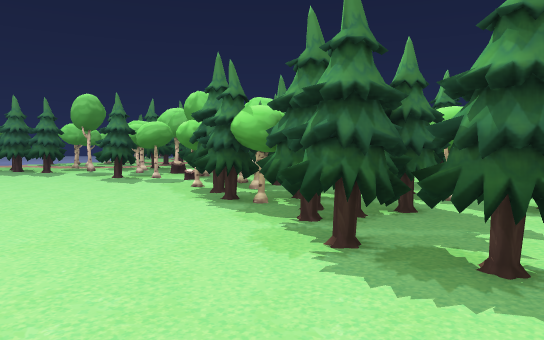
View 1 (above)

24 first-person views from a walk through a Unity game level. The camera is 1.3 m above the floor, tilts 4° down and sees 70° across. The floor is counted in squares, 1 m on a side. Each view is taken from the middle of a square. On the plan, view 1 faces up. The plan holds only what a view shows up to about 16 squares ahead; the rest is blank. The place goes on beyond the plan. The player character is not drawn.

View 2
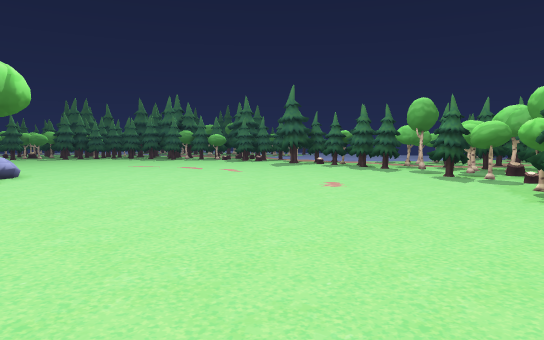

View 3
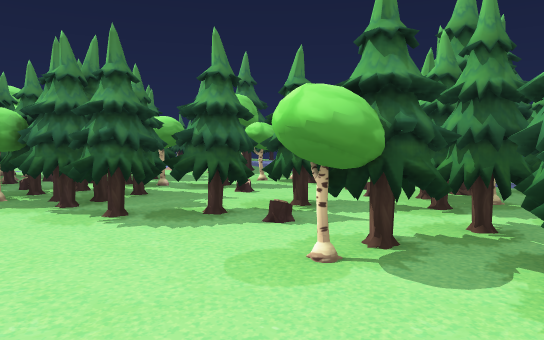

View 4
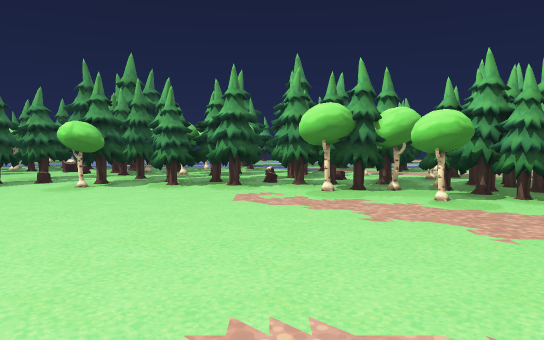

View 5
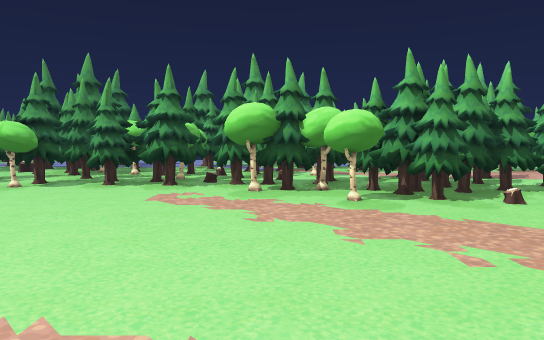

View 6
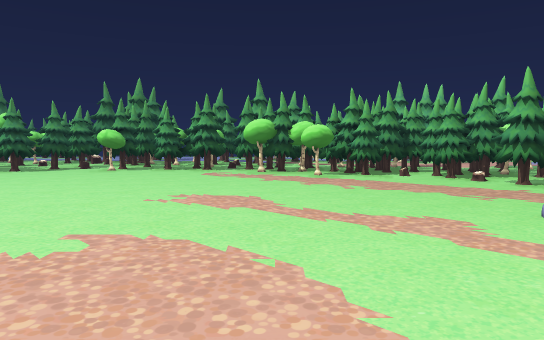

View 7
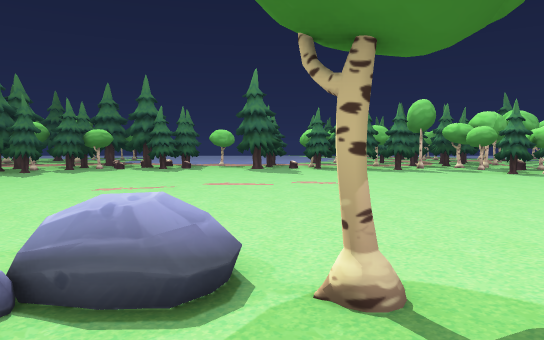

View 8
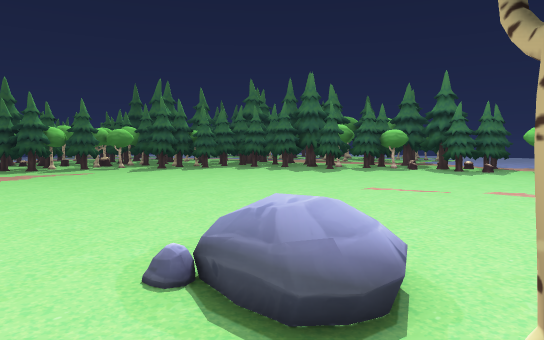

View 9
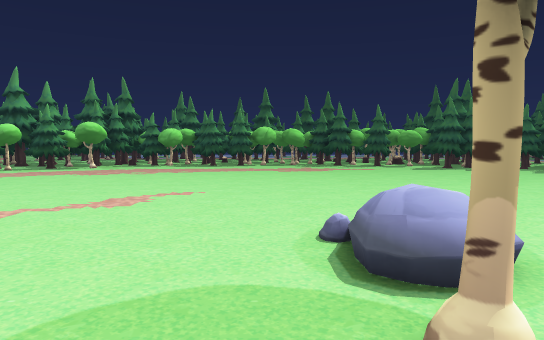

View 10
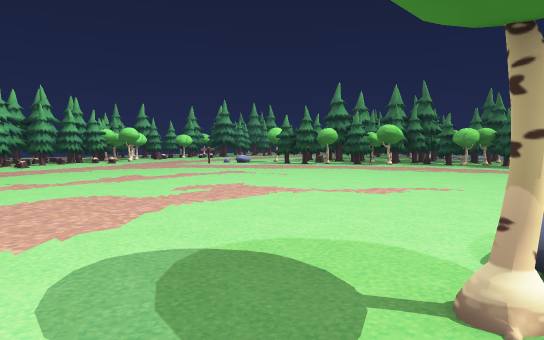

View 11
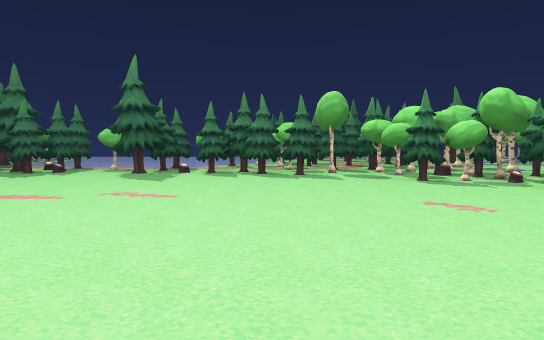

View 12
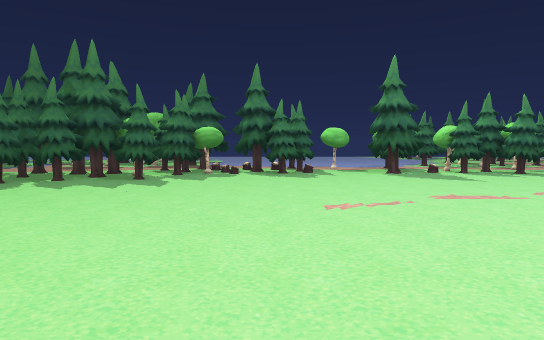

View 13
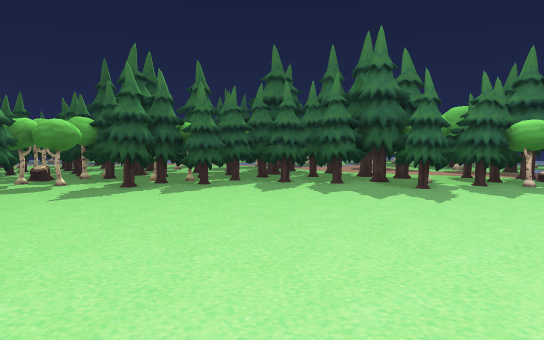

View 14
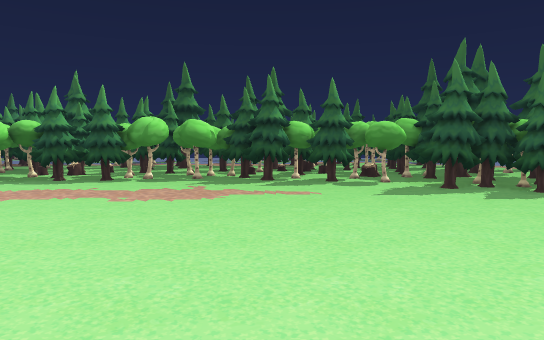

View 15
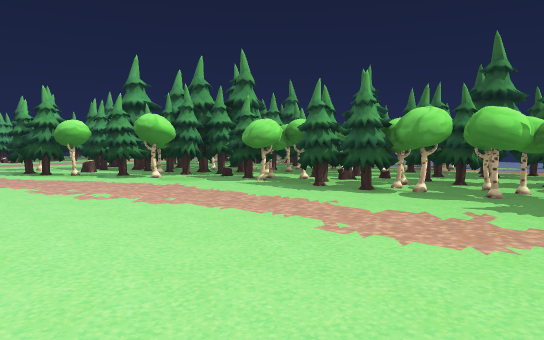

View 16
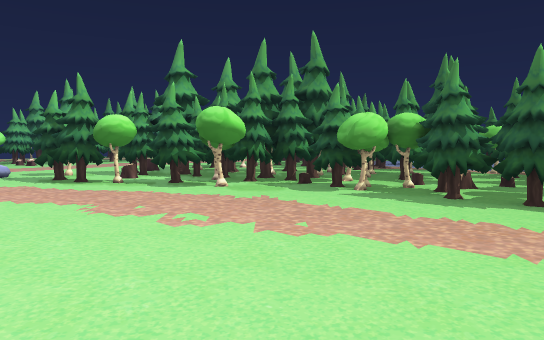

View 17
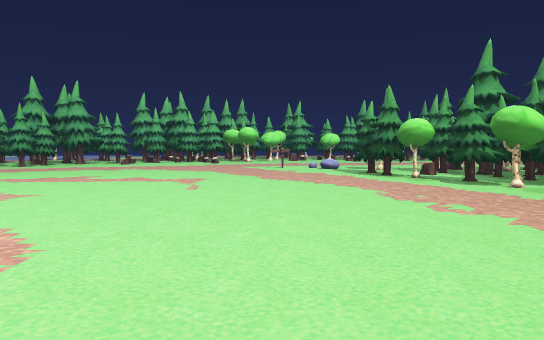

View 18
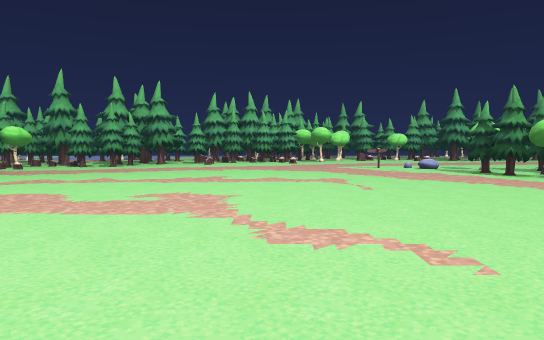

View 19
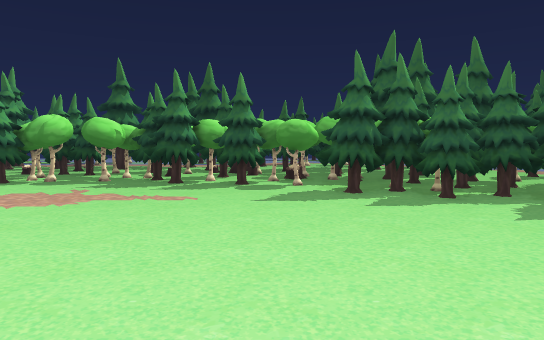

View 20
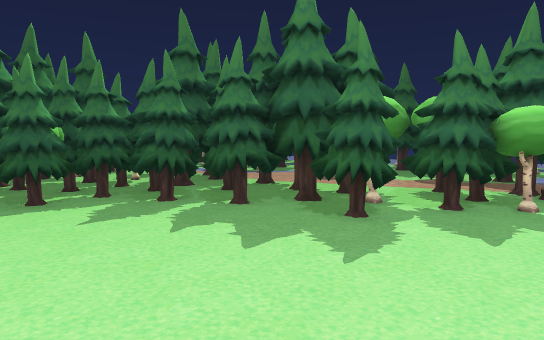

View 21
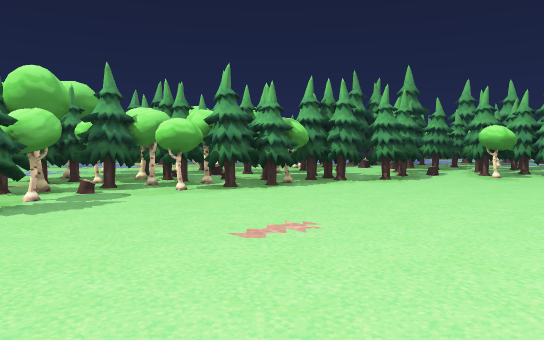

View 22
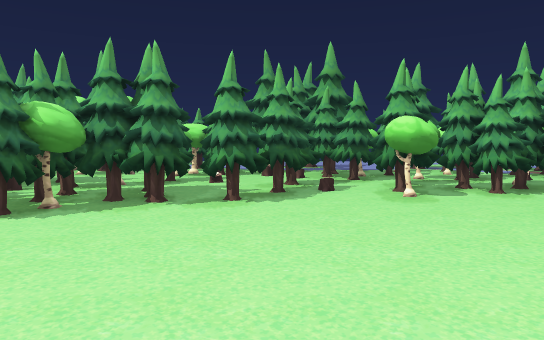

View 23
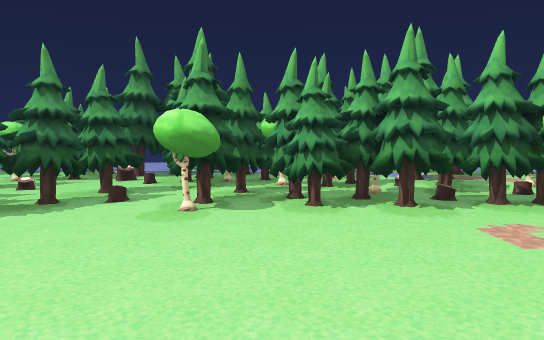

View 24
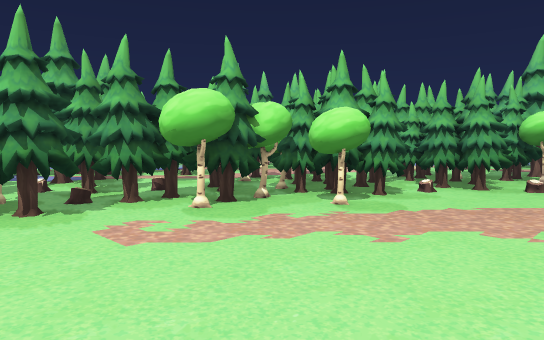

### Floor plan
Key: @ floor where view 1 was taken; # wall or solid block; . floor; T tree; S stump; O other object.
Columns run from 38 left of view 1 to 8 right of it. Each row starts with its distance up from view 1.
 17 TT TTTTTTT #T##.  ...TT.  TTTT..#  # TT#
 16 T  OOTTTTTT#T...............T...##TTTTT
 15   #TTTTTTTTTT...................T##T###  T
 14  TT TTTTTT.T....................T##TT####T
 13 TTTTTTTTT...........................T##T   OO
 12 TTTT##T............................###TT.  OO
 11 TTT ##T............................####T.OOTT.
 10 T#T TT..............................TTTTTOOT..
  9 ###.TTT.............................TT#TT # ..
  8   ###T...............................##TTT#TT#
  7   ##..................................TTTT.TT##
  6 TTTT..................................TTT....TT
  5 T##T..................................TTT.....T
  4 TTTT...................................TTTTT..S
  3  TTT....................................TTTT.TT
  2 ###.................OO......................TTT
  1  ##..................O.#...............##TTTT#T
  0  ##.......................    ........@##TTTT##
 -1 ###T......................   ...........TTTT##
 -2 # TT......................  ...........TTTTT#
 -3  TTT...................................TTT#TTT
 -4  TTT...................................TTT# TT
 -5  ###....................................TTTT.TT
 -6  ###..................................##TTTTOOT
 -7  #TT..................................#TTT.OOOO
 -8  #T..................................###TTT  OO
 -9  TTT##...............................###TTT #.
-10  TTTT#...............................TTT#T# .OO
-11   T##TT.............................TTTTTT# .O
-12   TT#T##..............................TTTTTTT
-13  OOTT. #T................... ......TTTTTTT T
-14 TTOTTT TO...................   ..T.T OTTTT

Where each view was taken, in squares from view 1:
view 1: 0 up, 0 right, facing up
view 2: 1 down, 0 right, facing up-left
view 3: 2 down, 2 left, facing up-right
view 4: 5 down, 10 left, facing right
view 5: 7 down, 10 left, facing right
view 6: 7 down, 17 left, facing right
view 7: 2 down, 16 left, facing up
view 8: 1 down, 15 left, facing up-left
view 9: 0 up, 13 left, facing left
view 10: 2 up, 12 left, facing down-left
view 11: 1 up, 11 left, facing up
view 12: 1 up, 22 left, facing up
view 13: 4 up, 22 left, facing up-left
view 14: 4 up, 22 left, facing left
view 15: 4 up, 26 left, facing down-left
view 16: 0 up, 26 left, facing down-left
view 17: 2 up, 26 left, facing down
view 18: 2 up, 21 left, facing down
view 19: 7 up, 23 left, facing left
view 20: 9 up, 23 left, facing up-left
view 21: 9 up, 13 left, facing right
view 22: 4 up, 8 left, facing right
view 23: 1 down, 6 left, facing right
view 24: 2 down, 6 left, facing down-right
